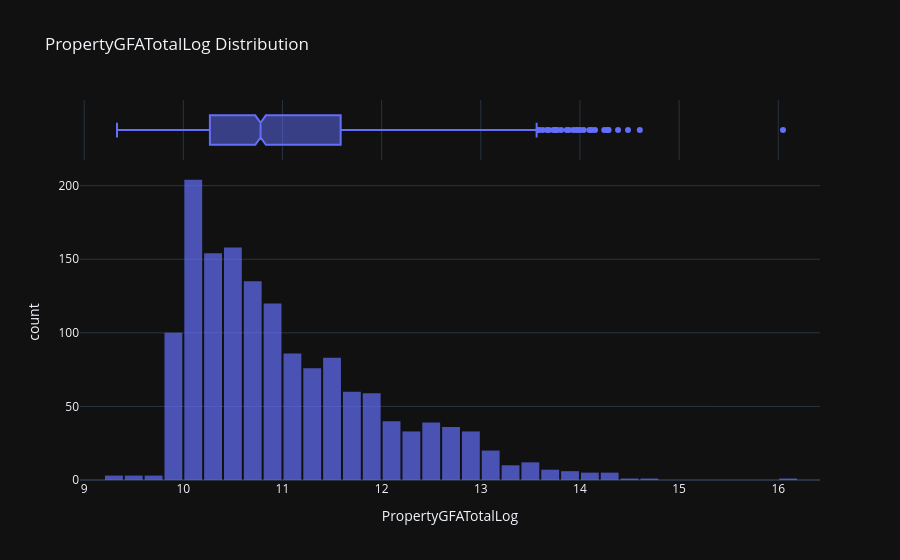

The code cell stored with this chart in its notebook:
### Code cell
# Visualisation de la distribution apres transformation.
interactive_distribution(df=df_property_loged, col='PropertyGFATotalLog')

### Figure 1 — Plotly figure (JSON) as saved in the notebook; plotly's stock layout.template omitted (floating-point values rounded to 4 significant figures; data arrays with more than 128 entries replaced by an {"elided": "..."} marker saying what was removed)
{"data": [{"bingroup": "x", "hovertemplate": "PropertyGFATotalLog=%{x}<br>count=%{y}<extra></extra>", "legendgroup": "", "marker": {"color": "#636efa", "opacity": 0.7, "pattern": {"shape": ""}}, "name": "", "nbinsx": 50, "orientation": "v", "showlegend": false, "x": {"elided": "1493 float values"}, "xaxis": "x", "yaxis": "y", "type": "histogram"}, {"hovertemplate": "PropertyGFATotalLog=%{x}<extra></extra>", "legendgroup": "", "marker": {"color": "#636efa"}, "name": "", "notched": true, "showlegend": false, "x": {"elided": "1493 float values"}, "xaxis": "x2", "yaxis": "y2", "type": "box"}], "layout": {"xaxis": {"anchor": "y", "domain": [0.0, 1.0], "title": {"text": "PropertyGFATotalLog"}}, "yaxis": {"anchor": "x", "domain": [0.0, 0.8316], "title": {"text": "count"}}, "xaxis2": {"anchor": "y2", "domain": [0.0, 1.0], "matches": "x", "showticklabels": false, "showgrid": true}, "yaxis2": {"anchor": "x2", "domain": [0.8416, 1.0], "matches": "y2", "showticklabels": false, "showline": false, "ticks": "", "showgrid": false}, "legend": {"tracegroupgap": 0}, "title": {"text": "PropertyGFATotalLog Distribution"}, "barmode": "relative", "bargap": 0.1}}
